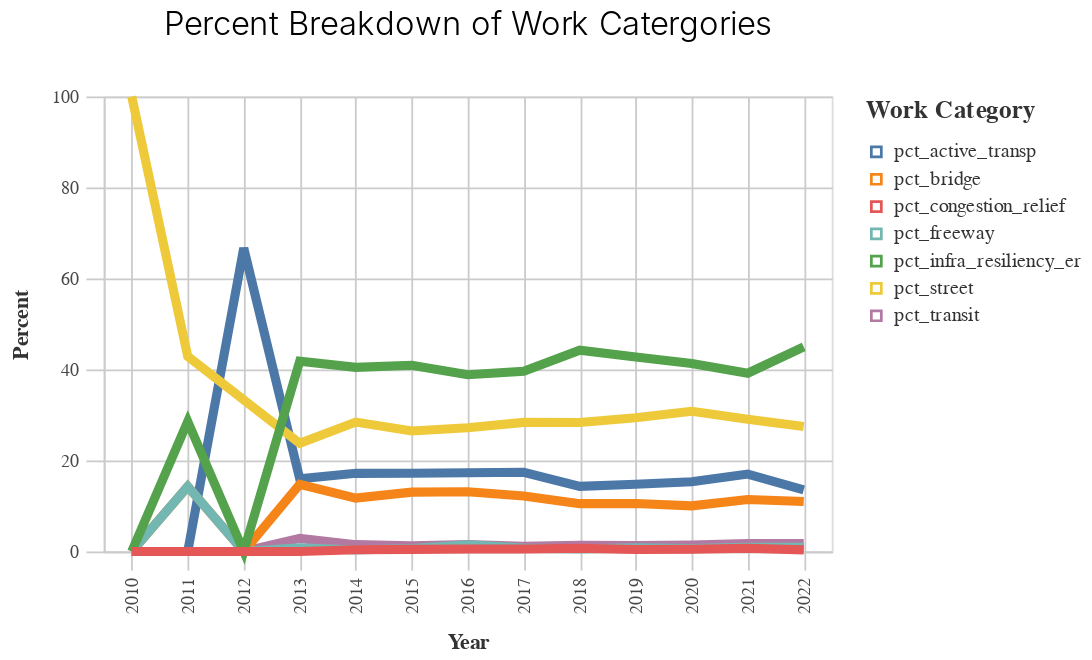

Source (notebook cell):
### Markdown cell above
#### Charting

### Code cell
highlight = alt.selection(type='single', on="mouseover", 
                              fields=['category', "prepared_y"], nearest=True)
selection = alt.selection_multi(
                          fields=['category'], bind='legend')
    

chart = (alt.Chart(pct_years).mark_line().encode(
    x=alt.X('prepared_y:O', title=labeling('prepared_y')),
    y=alt.Y('percent', title=labeling('percent')),
    color=alt.Color("category:N", title = "Work Category"), 
    tooltip = alt.Tooltip(["prepared_y", 'percent', "category"]),
    opacity=alt.condition(selection, alt.value(1), alt.value(0.2)),
    size=alt.condition(~highlight, alt.value(2), alt.value(5))
    ).properties(title={
                 "text": ["Percent Breakdown of Work Catergories"]}).add_selection(
                 selection, highlight)
    )

chart = styleguide.preset_chart_config(chart)
display(chart)

### Figure 1 — Vega-Lite specification as saved in the notebook (floating-point values rounded to 4 significant figures)
{"config": {"view": {"continuousWidth": 400, "continuousHeight": 300}, "axis": {"domainColor": "#cbcbcb", "grid": true, "gridColor": "#cbcbcb", "gridWidth": 1, "labelColor": "#474747", "labelFont": "Nunito Sans", "labelFontSize": 10, "labelPadding": 4, "tickColor": "#cbcbcb", "tickSize": 10, "titleColor": "#333", "titleFont": "Raleway", "titleFontSize": 12, "titlePadding": 10}, "axisBand": {"grid": false}, "background": "white", "font": "Raleway", "header": {"labelFont": "Nunito Sans", "titleFont": "Raleway"}, "legend": {"labelColor": "#333", "labelFont": "Nunito Sans", "labelFontSize": 11, "labelLimit": 0, "padding": 1, "symbolSize": 30, "symbolType": "square", "titleColor": "#333", "titleFont": "Raleway", "titleFontSize": 14, "titlePadding": 10}, "title": {"anchor": "middle", "font": "Raleway", "fontSize": 18, "fontWeight": 300, "offset": 20}}, "data": {"name": "data-0fb70f3d5d8e96468c30b46090e9a3c3"}, "mark": "line", "encoding": {"color": {"field": "category", "title": "Work Category", "type": "nominal"}, "opacity": {"condition": {"value": 1, "selection": "selector002"}, "value": 0.2}, "size": {"condition": {"value": 2, "selection": {"not": "selector001"}}, "value": 5}, "tooltip": [{"field": "prepared_y", "type": "quantitative"}, {"field": "percent", "type": "quantitative"}, {"field": "category", "type": "nominal"}], "x": {"field": "prepared_y", "title": "Year", "type": "ordinal"}, "y": {"field": "percent", "title": "Percent", "type": "quantitative"}}, "height": 250, "selection": {"selector002": {"type": "multi", "fields": ["category"], "bind": "legend"}, "selector001": {"type": "single", "on": "mouseover", "fields": ["category", "prepared_y"], "nearest": true}}, "title": {"text": ["Percent Breakdown of Work Catergories"]}, "width": 400, "$schema": "https://vega.github.io/schema/vega-lite/v4.17.0.json", "datasets": {"data-0fb70f3d5d8e96468c30b46090e9a3c3": [{"prepared_y": 2010.0, "category": "pct_active_transp", "percent": 0.0}, {"prepared_y": 2011.0, "category": "pct_active_transp", "percent": 0.0}, {"prepared_y": 2012.0, "category": "pct_active_transp", "percent": 66.67}, {"prepared_y": 2013.0, "category": "pct_active_transp", "percent": 15.98}, {"prepared_y": 2014.0, "category": "pct_active_transp", "percent": 17.17}, {"prepared_y": 2015.0, "category": "pct_active_transp", "percent": 17.2}, {"prepared_y": 2016.0, "category": "pct_active_transp", "percent": 17.3}, {"prepared_y": 2017.0, "category": "pct_active_transp", "percent": 17.41}, {"prepared_y": 2018.0, "category": "pct_active_transp", "percent": 14.3}, {"prepared_y": 2019.0, "category": "pct_active_transp", "percent": 14.76}, {"prepared_y": 2020.0, "category": "pct_active_transp", "percent": 15.31}, {"prepared_y": 2021.0, "category": "pct_active_transp", "percent": 17.01}, {"prepared_y": 2022.0, "category": "pct_active_transp", "percent": 13.55}, {"prepared_y": 2010.0, "category": "pct_transit", "percent": 0.0}, {"prepared_y": 2011.0, "category": "pct_transit", "percent": 0.0}, {"prepared_y": 2012.0, "category": "pct_transit", "percent": 0.0}, {"prepared_y": 2013.0, "category": "pct_transit", "percent": 2.869}, {"prepared_y": 2014.0, "category": "pct_transit", "percent": 1.497}, {"prepared_y": 2015.0, "category": "pct_transit", "percent": 1.233}, {"prepared_y": 2016.0, "category": "pct_transit", "percent": 1.542}, {"prepared_y": 2017.0, "category": "pct_transit", "percent": 1.133}, {"prepared_y": 2018.0, "category": "pct_transit", "percent": 1.366}, {"prepared_y": 2019.0, "category": "pct_transit", "percent": 1.31}, {"prepared_y": 2020.0, "category": "pct_transit", "percent": 1.429}, {"prepared_y": 2021.0, "category": "pct_transit", "percent": 1.718}, {"prepared_y": 2022.0, "category": "pct_transit", "percent": 1.752}, {"prepared_y": 2010.0, "category": "pct_bridge", "percent": 0.0}, {"prepared_y": 2011.0, "category": "pct_bridge", "percent": 14.29}, {"prepared_y": 2012.0, "category": "pct_bridge", "percent": 0.0}, {"prepared_y": 2013.0, "category": "pct_bridge", "percent": 14.75}, {"prepared_y": 2014.0, "category": "pct_bridge", "percent": 11.73}, {"prepared_y": 2015.0, "category": "pct_bridge", "percent": 13.04}, {"prepared_y": 2016.0, "category": "pct_bridge", "percent": 13.11}, {"prepared_y": 2017.0, "category": "pct_bridge", "percent": 12.21}, {"prepared_y": 2018.0, "category": "pct_bridge", "percent": 10.5}, {"prepared_y": 2019.0, "category": "pct_bridge", "percent": 10.56}, {"prepared_y": 2020.0, "category": "pct_bridge", "percent": 10.03}, {"prepared_y": 2021.0, "category": "pct_bridge", "percent": 11.43}, {"prepared_y": 2022.0, "category": "pct_bridge", "percent": 10.98}, {"prepared_y": 2010.0, "category": "pct_street", "percent": 100.0}, {"prepared_y": 2011.0, "category": "pct_street", "percent": 42.86}, {"prepared_y": 2012.0, "category": "pct_street", "percent": 33.33}, {"prepared_y": 2013.0, "category": "pct_street", "percent": 23.77}, {"prepared_y": 2014.0, "category": "pct_street", "percent": 28.44}, {"prepared_y": 2015.0, "category": "pct_street", "percent": 26.49}, {"prepared_y": 2016.0, "category": "pct_street", "percent": 27.18}, {"prepared_y": 2017.0, "category": "pct_street", "percent": 28.36}, {"prepared_y": 2018.0, "category": "pct_street", "percent": 28.36}, {"prepared_y": 2019.0, "category": "pct_street", "percent": 29.4}, {"prepared_y": 2020.0, "category": "pct_street", "percent": 30.8}, {"prepared_y": 2021.0, "category": "pct_street", "percent": 29.03}, {"prepared_y": 2022.0, "category": "pct_street", "percent": 27.45}, {"prepared_y": 2010.0, "category": "pct_freeway", "percent": 0.0}, {"prepared_y": 2011.0, "category": "pct_freeway", "percent": 14.29}, {"prepared_y": 2012.0, "category": "pct_freeway", "percent": 0.0}, {"prepared_y": 2013.0, "category": "pct_freeway", "percent": 0.8197}, {"prepared_y": 2014.0, "category": "pct_freeway", "percent": 0.3265}, {"prepared_y": 2015.0, "category": "pct_freeway", "percent": 0.6594}, {"prepared_y": 2016.0, "category": "pct_freeway", "percent": 1.485}, {"prepared_y": 2017.0, "category": "pct_freeway", "percent": 0.7265}, {"prepared_y": 2018.0, "category": "pct_freeway", "percent": 0.5463}, {"prepared_y": 2019.0, "category": "pct_freeway", "percent": 0.7811}, {"prepared_y": 2020.0, "category": "pct_freeway", "percent": 0.6286}, {"prepared_y": 2021.0, "category": "pct_freeway", "percent": 0.9293}, {"prepared_y": 2022.0, "category": "pct_freeway", "percent": 0.9346}, {"prepared_y": 2010.0, "category": "pct_infra_resiliency_er", "percent": 0.0}, {"prepared_y": 2011.0, "category": "pct_infra_resiliency_er", "percent": 28.57}, {"prepared_y": 2012.0, "category": "pct_infra_resiliency_er", "percent": 0.0}, {"prepared_y": 2013.0, "category": "pct_infra_resiliency_er", "percent": 41.8}, {"prepared_y": 2014.0, "category": "pct_infra_resiliency_er", "percent": 40.46}, {"prepared_y": 2015.0, "category": "pct_infra_resiliency_er", "percent": 40.91}, {"prepared_y": 2016.0, "category": "pct_infra_resiliency_er", "percent": 38.83}, {"prepared_y": 2017.0, "category": "pct_infra_resiliency_er", "percent": 39.61}, {"prepared_y": 2018.0, "category": "pct_infra_resiliency_er", "percent": 44.23}, {"prepared_y": 2019.0, "category": "pct_infra_resiliency_er", "percent": 42.76}, {"prepared_y": 2020.0, "category": "pct_infra_resiliency_er", "percent": 41.31}, {"prepared_y": 2021.0, "category": "pct_infra_resiliency_er", "percent": 39.17}, {"prepared_y": 2022.0, "category": "pct_infra_resiliency_er", "percent": 44.98}, {"prepared_y": 2010.0, "category": "pct_congestion_relief", "percent": 0.0}, {"prepared_y": 2011.0, "category": "pct_congestion_relief", "percent": 0.0}, {"prepared_y": 2012.0, "category": "pct_congestion_relief", "percent": 0.0}, {"prepared_y": 2013.0, "category": "pct_congestion_relief", "percent": 0.0}, {"prepared_y": 2014.0, "category": "pct_congestion_relief", "percent": 0.381}, {"prepared_y": 2015.0, "category": "pct_congestion_relief", "percent": 0.4587}, {"prepared_y": 2016.0, "category": "pct_congestion_relief", "percent": 0.5425}, {"prepared_y": 2017.0, "category": "pct_congestion_relief", "percent": 0.5522}, {"prepared_y": 2018.0, "category": "pct_congestion_relief", "percent": 0.6953}, {"prepared_y": 2019.0, "category": "pct_congestion_relief", "percent": 0.4283}, {"prepared_y": 2020.0, "category": "pct_congestion_relief", "percent": 0.4857}, {"prepared_y": 2021.0, "category": "pct_congestion_relief", "percent": 0.704}, {"prepared_y": 2022.0, "category": "pct_congestion_relief", "percent": 0.3505}]}}
